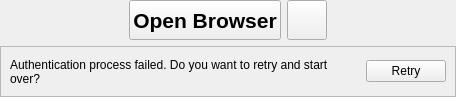
<?xml version="1.0" encoding="UTF-8"?>
<ui version="4.0">
 <class>OAuthLoginWidget</class>
 <widget class="QWidget" name="OAuthLoginWidget">
  <property name="geometry">
   <rect>
    <x>0</x>
    <y>0</y>
    <width>456</width>
    <height>97</height>
   </rect>
  </property>
  <property name="sizePolicy">
   <sizepolicy hsizetype="MinimumExpanding" vsizetype="Minimum">
    <horstretch>0</horstretch>
    <verstretch>0</verstretch>
   </sizepolicy>
  </property>
  <property name="windowTitle">
   <string>OAuthLoginWidget</string>
  </property>
  <layout class="QVBoxLayout" name="verticalLayout" stretch="0,0">
   <property name="leftMargin">
    <number>0</number>
   </property>
   <property name="topMargin">
    <number>0</number>
   </property>
   <property name="rightMargin">
    <number>0</number>
   </property>
   <property name="bottomMargin">
    <number>0</number>
   </property>
   <item>
    <layout class="QHBoxLayout" name="horizontalLayout_2">
     <item>
      <spacer name="horizontalSpacer_3">
       <property name="orientation">
        <enum>Qt::Horizontal</enum>
       </property>
       <property name="sizeHint" stdset="0">
        <size>
         <width>20</width>
         <height>5</height>
        </size>
       </property>
      </spacer>
     </item>
     <item>
      <widget class="QPushButton" name="openBrowserButton">
       <property name="minimumSize">
        <size>
         <width>0</width>
         <height>40</height>
        </size>
       </property>
       <property name="font">
        <font>
         <pointsize>16</pointsize>
         <weight>75</weight>
         <bold>true</bold>
        </font>
       </property>
       <property name="text">
        <string>Open Browser</string>
       </property>
      </widget>
     </item>
     <item>
      <widget class="QPushButton" name="copyUrlToClipboardButton">
       <property name="minimumSize">
        <size>
         <width>40</width>
         <height>40</height>
        </size>
       </property>
       <property name="toolTip">
        <string>Copy URL to clipboard</string>
       </property>
       <property name="icon">
        <iconset resource="../../resources/client.qrc">
         <normaloff>:/client/resources/light/copy.svg</normaloff>:/client/resources/light/copy.svg</iconset>
       </property>
       <property name="iconSize">
        <size>
         <width>24</width>
         <height>24</height>
        </size>
       </property>
      </widget>
     </item>
     <item>
      <spacer name="horizontalSpacer_4">
       <property name="orientation">
        <enum>Qt::Horizontal</enum>
       </property>
       <property name="sizeHint" stdset="0">
        <size>
         <width>20</width>
         <height>5</height>
        </size>
       </property>
      </spacer>
     </item>
    </layout>
   </item>
   <item>
    <widget class="QStackedWidget" name="retryWidget">
     <property name="sizePolicy">
      <sizepolicy hsizetype="MinimumExpanding" vsizetype="Minimum">
       <horstretch>0</horstretch>
       <verstretch>0</verstretch>
      </sizepolicy>
     </property>
     <property name="currentIndex">
      <number>0</number>
     </property>
     <widget class="QWidget" name="retryPage">
      <property name="sizePolicy">
       <sizepolicy hsizetype="MinimumExpanding" vsizetype="Minimum">
        <horstretch>0</horstretch>
        <verstretch>0</verstretch>
       </sizepolicy>
      </property>
      <layout class="QVBoxLayout" name="verticalLayout_2">
       <property name="leftMargin">
        <number>0</number>
       </property>
       <property name="topMargin">
        <number>0</number>
       </property>
       <property name="rightMargin">
        <number>0</number>
       </property>
       <property name="bottomMargin">
        <number>0</number>
       </property>
       <item>
        <widget class="QFrame" name="retryFrame">
         <property name="sizePolicy">
          <sizepolicy hsizetype="MinimumExpanding" vsizetype="Minimum">
           <horstretch>0</horstretch>
           <verstretch>0</verstretch>
          </sizepolicy>
         </property>
         <property name="frameShape">
          <enum>QFrame::StyledPanel</enum>
         </property>
         <property name="frameShadow">
          <enum>QFrame::Plain</enum>
         </property>
         <layout class="QHBoxLayout" name="horizontalLayout" stretch="0,0">
          <item>
           <widget class="QLabel" name="errorLabel">
            <property name="sizePolicy">
             <sizepolicy hsizetype="MinimumExpanding" vsizetype="Minimum">
              <horstretch>0</horstretch>
              <verstretch>0</verstretch>
             </sizepolicy>
            </property>
            <property name="minimumSize">
             <size>
              <width>350</width>
              <height>0</height>
             </size>
            </property>
            <property name="text">
             <string notr="true">Authentication process failed. Do you want to retry and start over?</string>
            </property>
            <property name="wordWrap">
             <bool>true</bool>
            </property>
           </widget>
          </item>
          <item>
           <widget class="QPushButton" name="retryButton">
            <property name="text">
             <string>Retry</string>
            </property>
           </widget>
          </item>
         </layout>
        </widget>
       </item>
      </layout>
     </widget>
     <widget class="QWidget" name="emptyPage"/>
    </widget>
   </item>
  </layout>
 </widget>
 <resources>
  <include location="../../resources/client.qrc"/>
 </resources>
 <connections/>
</ui>
